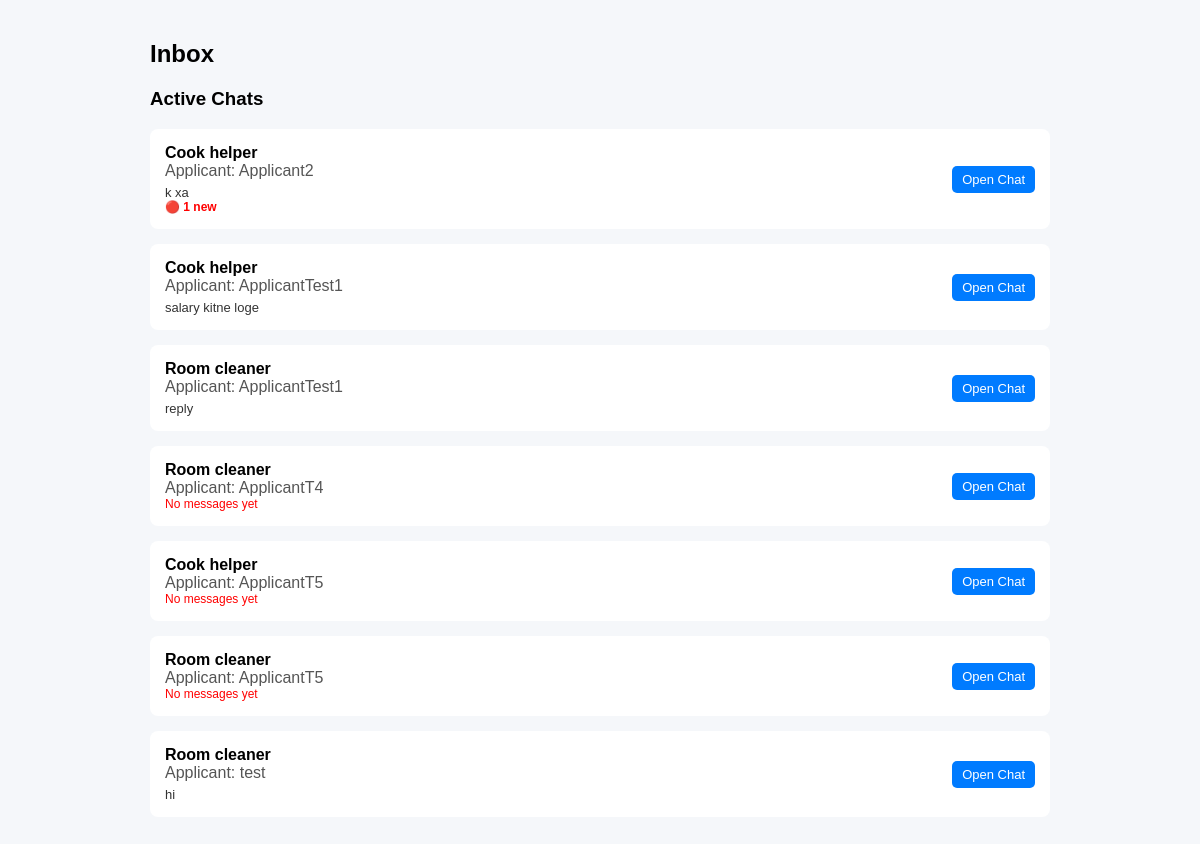
The app's page /chat/inbox/ (signed in) with its own data.
### chat/models.py (models this page shows, shortened)
class ChatRoom(models.Model):
    recruiter = models.ForeignKey(User, on_delete=models.CASCADE, related_name='recruiter_chats')
    applicant = models.ForeignKey(User, on_delete=models.CASCADE, related_name='applicant_chats')
    job = models.ForeignKey(Job, on_delete=models.CASCADE)
    created_at = models.DateTimeField(auto_now_add=True)

class Message(models.Model):
    chatroom = models.ForeignKey(ChatRoom, on_delete=models.CASCADE, related_name='messages')
    sender = models.ForeignKey(User, on_delete=models.CASCADE)
    content = models.TextField()
    timestamp = models.DateTimeField(auto_now_add=True)
    is_read = models.BooleanField(default=False)

### Job_Post/models.py (models this page shows, shortened)
class Job(models.Model):
    JOB_TYPE_CHOICES = [
        ('Part Time', 'Part Time'),
        ('Full Time', 'Full Time'),
        ('Flexible', 'Flexible'),
    ]
    recruiter = models.ForeignKey(
        User,
        on_delete=models.CASCADE,
        related_name='jobs'
    )
    title = models.CharField(max_length=200)
    tags = models.CharField(max_length=200)
    job_type = models.CharField(
        max_length=50,
        choices=JOB_TYPE_CHOICES,
        default='Full Time'
    )
    min_salary = models.IntegerField(null=True, blank=True)
    max_salary = models.IntegerField(null=True, blank=True)
    negotiable = models.BooleanField(default=False)
    description = models.TextField()
    responsibilities = models.TextField()
    image = models.ImageField(
        upload_to='job_images/',
        null=True,
        blank=True
    )
    is_active = models.BooleanField(default=False)
    created_at = models.DateTimeField(auto_now_add=True)
    deadline = models.DateTimeField(null=True, blank=True)

### chat/views.py (the view)
# urls.py: path('inbox/', views.inbox, name='inbox'),
@login_required
def inbox(request):
    user = request.user
    role = user.profile.role
    if role == "RECRUITER":
        chatrooms = ChatRoom.objects.filter(recruiter=user).select_related('applicant', 'job')
    else:
        chatrooms = ChatRoom.objects.filter(applicant=user).select_related('recruiter', 'job')
    chatrooms = chatrooms.annotate(
        unread_count=Count(
            'messages',
            filter=Q(messages__is_read=False) & ~Q(messages__sender=user)
        )
    ).annotate(
        unread_priority=Case(
            When(unread_count__gt=0, then=0),
            default=1,
            output_field=IntegerField()
        )
    ).order_by('unread_priority', '-created_at')
    context = {
        'chatrooms': chatrooms,
        'role': role,
        'unread_count': get_unread_count(user)
    }
    if role == "APPLICANT":
        applications = JobApplication.objects.filter(applicant=user.profile)
        pending_apps = [app for app in applications if not chatrooms.filter(job=app.job).exists()]
        context['pending_apps'] = pending_apps
    return render(request, 'chat/inbox.html', context)

### accounts/context_processors.py (called while the page is built)
def notification_count(request):
    if request.user.is_authenticated:
        count = Notification.objects.filter(
            user=request.user,
            is_read=False
        ).count()
        return {'notification_count': count}
    return {}

### chat/context_processors.py (called while the page is built)
def unread_messages(request):
    if request.user.is_authenticated:
        unread_count = Message.objects.filter(
            chatroom__in=ChatRoom.objects.filter(
                Q(recruiter=request.user) | Q(applicant=request.user)
            ),
            is_read=False
        ).exclude(sender=request.user).count()
        return {'unread_count': unread_count}
    return {'unread_count': 0}

### chat/views.py (called while the page is built)
def get_unread_count(user):
    return Message.objects.filter(
        chatroom__in=ChatRoom.objects.filter(
            Q(recruiter=user) | Q(applicant=user)
        ),
        is_read=False
    ).exclude(sender=user).count()

### templates/chat/inbox.html (shortened to what this page needs)
<!DOCTYPE html>
<html>
<head>
</head>
<body>
<div class="container">
    <h2>Inbox</h2>
    <h3>Active Chats</h3>
    {% for room in chatrooms %}
        <div class="card" id="room-{{ room.id }}">
            <div class="left">
                <span class="job-title">{{ room.job.title }}</span>
                {% if role == "RECRUITER" %}
                    <span class="person">Applicant: {{ room.applicant.username }}</span>
                {% else %}
                    <span class="person">Recruiter: {{ room.recruiter.username }}</span>
                {% endif %}
                {% with last_message=room.messages.last %}
                    {% if last_message %}
                        <span class="latest-message" id="last-msg-{{ room.id }}">
                            {{ last_message.content|truncatechars:50 }}
                        </span>
                        <span class="badge" id="badge-{{ room.id }}">
                            {% if room.unread_count > 0 %}
                                🔴 {{ room.unread_count }} new
                            {% endif %}
                        </span>
                    {% else %}
                        <span class="no-message">No messages yet</span>
                    {% endif %}
                {% endwith %}
            </div>
            <div>
                <a href="{% url 'chat_room' room.id %}" class="btn">Open Chat</a>
            </div>
        </div>
    {% empty %}
        <p>No active chats.</p>
    {% endfor %}
</div>
</body>
</html>

### templates/chat/inbox.html (style rules this page uses)
body { font-family: Arial; background: #f5f7fa; }
.container { width: 90%; max-width: 900px; margin: 40px auto; }
.card { background: white; padding: 15px; margin-bottom: 15px; border-radius: 8px; display: flex; justify-content: space-between; align-items: center; }
.left { display: flex; flex-direction: column; }
.job-title { font-weight: bold; }
.person { color: #555; }
.latest-message { font-size: 13px; color: #333; margin-top: 5px; }
.btn { padding: 6px 10px; border-radius: 5px; text-decoration: none; font-size: 13px; background: #007bff; color: white; }
.no-message { color: red; font-size: 12px; }
.badge { color: red; font-size: 12px; font-weight: bold; }

### records on screen
ChatRoom: job "Cook helper", applicant.username "Applicant2", messages.last.content "k xa", unread_count "1"
ChatRoom: job "Cook helper", applicant.username "ApplicantTest1", messages.last.content "salary kitne loge"
ChatRoom: job "Room cleaner", applicant.username "ApplicantTest1", messages.last.content "reply"
ChatRoom: job "Room cleaner", applicant.username "ApplicantT4", shows "No messages yet"
ChatRoom: job "Cook helper", applicant.username "ApplicantT5", shows "No messages yet"
ChatRoom: job "Room cleaner", applicant.username "ApplicantT5", shows "No messages yet"
ChatRoom: job "Room cleaner", applicant.username "test", messages.last.content "hi"
